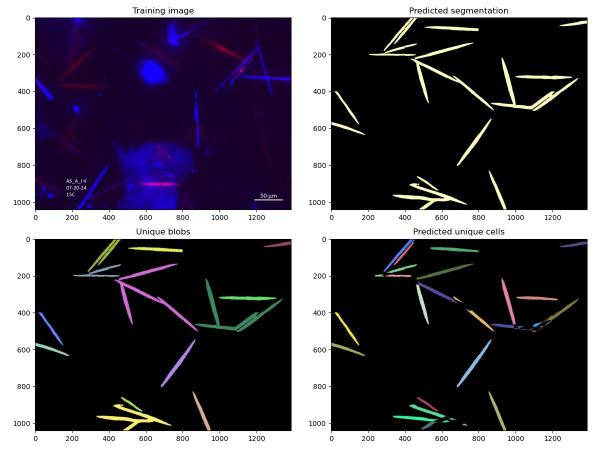
#> input picture code/rayna_2025/sample_unique_cells.jpg, 1200 x 900 px (shown at 1/2 size); its folder holds only this picture in this run
$ python -i test_combined_w.py   (imports and definitions only)
#> lines starting #> are read from the running program, lines starting #| are printed output that depends on the picture
# Combined_w Automated Image Analysis

'''
# K-means & HLT Combined Approach
This approach for cell identification and classification combines K-means clustering with Hough Line Transform (HLT).

The workflow includes the following steps:
1. read in RGB
2. threshold cholor channels by percentile (with lower bounds)
3. perform K-means clustering on thresholded image
4. subset foreground to include ONLY red and blue clusters from threshold
5. run edge detection on foreground to filter out large particles
6. convert edges to binary/custom greyscale
7. apply HLT
8. count & report infected cells

Other approaches have included Canny edge detection between steps 4 and 5 (or RH's blob removal function), and multuple
line correction. Future directions will use Canny to filter the foreground mask by size (this will avoid plotting multiple
lines over blobs). Some images with large particles (blobs) will overestimate the cell count, resulting in clustered cells.
'''

# Import libraries
import cv2
import numpy as np
import matplotlib.pyplot as plt
import pandas as pd
from skimage.measure import label, regionprops
from skimage import filters
import skimage
import seaborn as sns
import random
import pandas as pd
import glob
import os
from math import sqrt
from sklearn.cluster import KMeans

# Set seed for K-means clustering reproducibility
# [1 line not run here, left out]


#---------------------------------------------------------------------------------


# Define functions


# FUNCTION 1: threshold_image() will read image, split channels, threshold RB channels, return thresholded image
    # input: image_path
    # output: thresholded_image, thresh_combined_mask

    # use foreground (-bg cluster) to start HLT
        # convert to binary/customgreyscale
        # run HLT


# K-means approach as a function
def threshold_image(image_path):
    '''
    This function will read in an image, split channels, threshold RB channels,
    and return the original image, thresholded image, and threshold mask
    inputs: image_path
    outputs: image_rgb, thresholded_image, thresh_combined_mask
    '''
#> called with image_path = '../../rayna_2025/sample_unique_cells.jpg'
    # 1. Read image and convert to RGB
    image = cv2.imread(image_path)
#> image is the input picture: shape (900, 1200, 3); mean B, G, R 83.6, 72.8, 77.4
    image_rgb = cv2.cvtColor(image, cv2.COLOR_BGR2RGB)
        # Split into RGB channels for thresholding
    red_channel = image_rgb[:, :, 0]
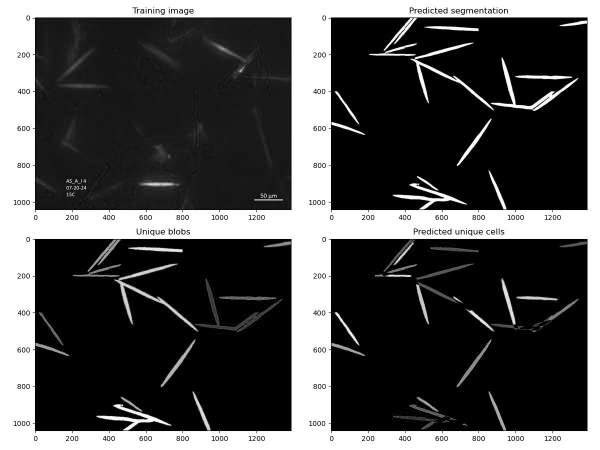
#> red_channel: shape (900, 1200) (shown at 1/2 size); min 0, max 255, mean 77.4
    blue_channel = image_rgb[:, :, 2]
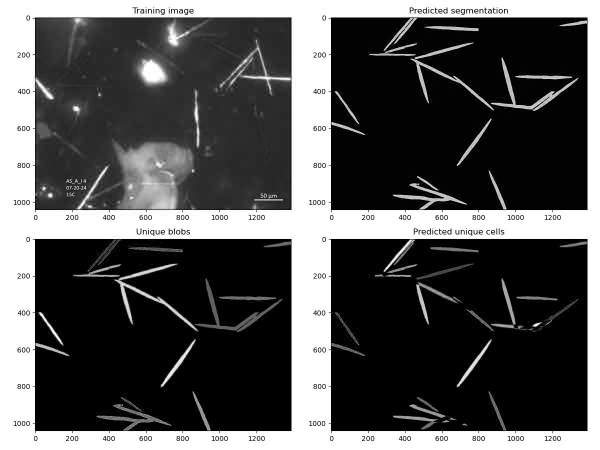
#> blue_channel: shape (900, 1200) (shown at 1/2 size); min 0, max 255, mean 83.6

    # 2. Define thresholds for red and blue channels based on percentiles (OG R=90, B=92)
    red_threshold = np.percentile(red_channel, 85)
#> red_threshold = 255
    blue_threshold = np.percentile(blue_channel, 95)
#> blue_threshold = 255
        # Create binary masks for each color channel
    _, red_mask = cv2.threshold(red_channel, red_threshold, 255, cv2.THRESH_BINARY)
#> red_mask: shape (900, 1200); every value is 0
    _, blue_mask = cv2.threshold(blue_channel, blue_threshold, 255, cv2.THRESH_BINARY)
        # Combine the red and blue masks
    combined_mask = cv2.bitwise_or(red_mask, blue_mask)
        # Apply the mask to isolate high-intensity pixels in the image
    thresholded_image = cv2.bitwise_and(image_rgb, image_rgb, mask=combined_mask)
#> thresholded_image: shape (900, 1200, 3); every value is 0
        # VIBE IS GOOD ON THRESHOLD!
        # Make mask from new threshold for K-means clustering
    thresh_red_channel,thresh_blue_channel = thresholded_image[:, :, 0],thresholded_image[:, :, 2]
    thresh_combined_mask = cv2.bitwise_or(thresh_red_channel, thresh_blue_channel)
    #--------------
    return image_rgb, thresholded_image, thresh_combined_mask


# FUNCTION 2: cluster_foreground() takes a thresholded image and mask and returns an image with the background removed
    # input: thresholded_image, thresh_combined_mask
    # output: foreground_final

# [184 lines left out: functions cluster_foreground, remove_large_background, make_custom_grayscale, remove_overlapping_lines, not called in this run]


#---------------------------------------------------------------------------------


# Call functions
# no new function, just call all things and run HLT in-line
    # loop through testing images
    # call threshold_image()
    # call cluster_foreground()
    # call make_custom_grayscale()
    # call cv2.HoughLinesP()
    # reset color channels from image_rgb (threshold_image() output)
    # draw lines on image
    # setup classification paradigm
    # calculate ratios
    # write jpgs & csvs

# Define vars
x_size,y_size=160,120
original_x_size,original_y_size=1388,1040 #initial size of input images

# [12 lines of commented-out code are left out]
image_folder = "../../images/raw/" # local WD
# csv_folder = "../figures/Combined_classification/w_data/"
# jpg_folder = "../figures/Combined_classification/w_classified" # with remove_overlapping_lines()
csv_folder = "../../figures/Combined_classification/wo_data/"
jpg_folder = "../../figures/Combined_classification/wo_classified" # without remove_overlapping_lines()

image_paths = glob.glob(os.path.join(image_folder, "*.jpg"))

# WARNING: running this saves a lot of csv and jpg files locally
    # loop through testing images
# [149 lines not run here, left out]

>>> result = threshold_image('../../rayna_2025/sample_unique_cells.jpg')
